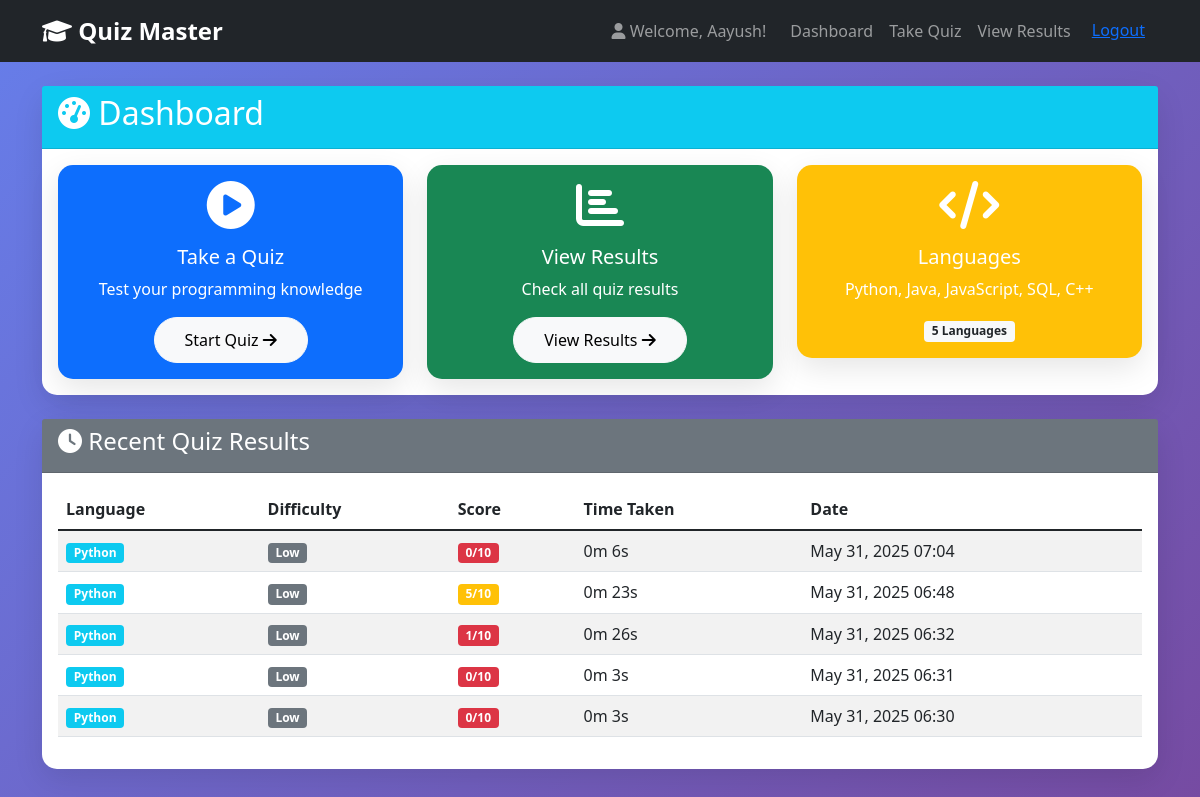
Before: /dashboard/ (signed in) with the older database file.
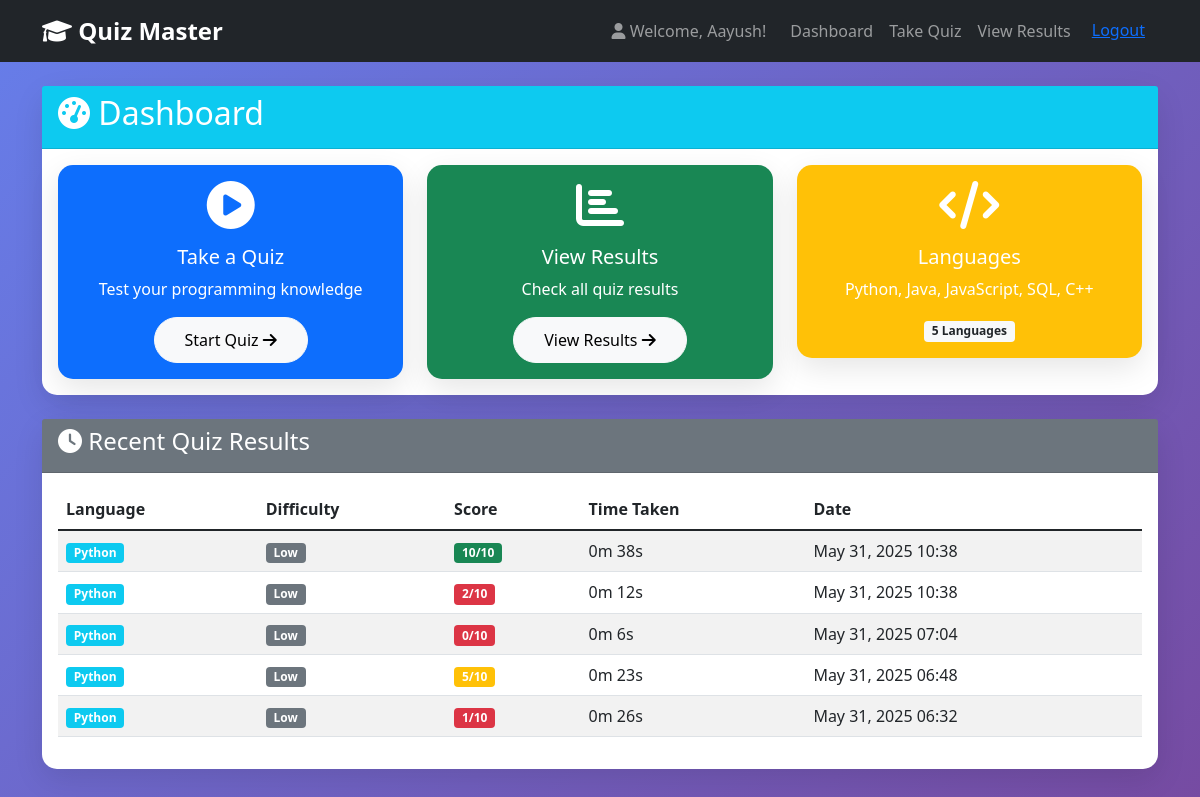
After: the same page with the newer database file.
### quiz_app/models.py (models this page shows, shortened)
class QuizResult(models.Model):
    user = models.ForeignKey(QuizUser, on_delete=models.CASCADE)
    language = models.CharField(max_length=20)
    difficulty = models.CharField(max_length=10)
    score = models.IntegerField()
    total_time = models.DurationField()  # Time taken to complete quiz
    completed_at = models.DateTimeField(auto_now_add=True)
    def get_time_display(self):
        total_seconds = int(self.total_time.total_seconds())
        minutes = total_seconds // 60
        seconds = total_seconds % 60
        return f"{minutes}m {seconds}s"

### quiz_app/views.py (the view)
# urls.py: path('dashboard/', views.dashboard_view, name='dashboard'),
@login_required
def dashboard_view(request):
    quiz_user = get_object_or_404(QuizUser, user=request.user)
    recent_results = QuizResult.objects.filter(user=quiz_user).order_by('-completed_at')[:5]
    return render(request, 'quiz_app/dashboard.html', {
        'quiz_user': quiz_user,
        'recent_results': recent_results
    })

### templates/quiz_app/dashboard.html (shortened to what this page needs)
{% extends 'base.html' %}
{% block content %}
<div class="row">
    <div class="col-12">
        <div class="card mb-4">
            <div class="card-header bg-info text-white">
                <h2><i class="fas fa-tachometer-alt"></i> Dashboard</h2>
            </div>
            <div class="card-body">
                <div class="row">
                    <div class="col-md-4">
                        <div class="card quiz-card bg-primary text-white">
                            <div class="card-body text-center">
                                <i class="fas fa-play-circle fa-3x mb-3"></i>
                                <h5>Take a Quiz</h5>
                                <p>Test your programming knowledge</p>
                                <a href="{% url 'quiz_selection' %}" class="btn btn-light btn-custom">
                                    Start Quiz <i class="fas fa-arrow-right"></i>
                                </a>
                            </div>
                        </div>
                    </div>
                    <div class="col-md-4">
                        <div class="card quiz-card bg-success text-white">
                            <div class="card-body text-center">
                                <i class="fas fa-chart-bar fa-3x mb-3"></i>
                                <h5>View Results</h5>
                                <p>Check all quiz results</p>
                                <a href="{% url 'results_table' %}" class="btn btn-light btn-custom">
                                    View Results <i class="fas fa-arrow-right"></i>
                                </a>
                            </div>
                        </div>
                    </div>
                    <div class="col-md-4">
                        <div class="card quiz-card bg-warning text-white">
                            <div class="card-body text-center">
                                <i class="fas fa-code fa-3x mb-3"></i>
                                <h5>Languages</h5>
                                <p>Python, Java, JavaScript, SQL, C++</p>
                                <span class="badge bg-light text-dark">5 Languages</span>
                            </div>
                        </div>
                    </div>
                </div>
            </div>
        </div>
    </div>
</div>
{% if recent_results %}
<div class="row">
    <div class="col-12">
        <div class="card">
            <div class="card-header bg-secondary text-white">
                <h4><i class="fas fa-clock"></i> Recent Quiz Results</h4>
            </div>
            <div class="card-body">
                <div class="table-responsive">
                    <table class="table table-striped">
                        <thead>
                            <tr>
                                <th>Language</th>
                                <th>Difficulty</th>
                                <th>Score</th>
                                <th>Time Taken</th>
                                <th>Date</th>
                            </tr>
                        </thead>
                        <tbody>
                            {% for result in recent_results %}
                            <tr>
                                <td><span class="badge bg-info">{{ result.language }}</span></td>
                                <td><span class="badge bg-secondary">{{ result.difficulty }}</span></td>
                                <td>
                                    <span class="badge {% if result.score >= 7 %}bg-success{% elif result.score >= 5 %}bg-warning{% else %}bg-danger{% endif %}">
                                        {{ result.score }}/10
                                    </span>
                                </td>
                                <td>{{ result.get_time_display }}</td>
                                <td>{{ result.completed_at|date:"M d, Y H:i" }}</td>
                            </tr>
                            {% endfor %}
                        </tbody>
                    </table>
                </div>
            </div>
        </div>
    </div>
</div>
{% endif %}
{% endblock %}

Changed rows visible on the page:
no longer on this page (row unchanged): QuizResult: language "Python", difficulty "Low", score "0", time "0m 3s", completed_at "May 31, 2025 06:31"
no longer on this page (row unchanged): QuizResult: language "Python", difficulty "Low", score "0", time "0m 3s", completed_at "May 31, 2025 06:30"
added QuizResult: language "Python", difficulty "Low", score "10", time "0m 38s", completed_at "May 31, 2025 10:38"
added QuizResult: language "Python", difficulty "Low", score "2", time "0m 12s", completed_at "May 31, 2025 10:38"
